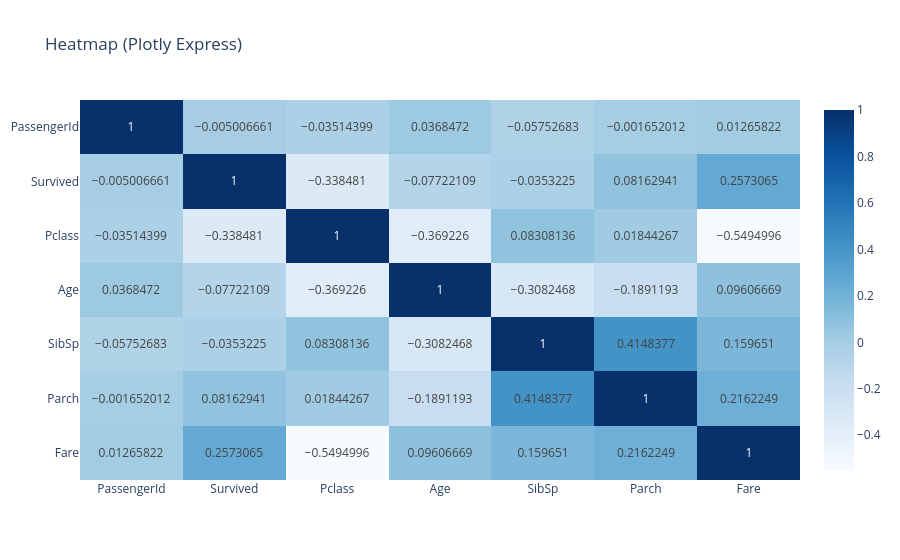

Notebook code cell kept with this figure:
### Code cell
import plotly.express as px

# 상관관계 분석
corr_matrix = train.corr(numeric_only=True)

fig_px = px.imshow(
    corr_matrix,
    text_auto=True,
    aspect="auto",
    title="Heatmap (Plotly Express)",
    color_continuous_scale="Blues"
)

fig_px.show()

# 실제 생존 여부 판단을 위한 각 컬럼들의 상관관계 여부 대략 파악 : 승객 요금(선실위치)과 상관관계 있음
# 컬럼간 상관관계 여부 추가 파악 : 형제자매,배우자 탑승시 부모,자녀 탑승과 상관관계가 높다
# 만약 컬럼간 표면상의 상관관계가 눈에 띄는 단서가 없는 경우, 경험치, 도메인.
# 타이타닉을 탑승한 시기에 직업 귀천이 있었음. 이름 앞에 붙는 명칭을 활용해서 생존/사망 여부 상관관계 분석 필요
# 예를 들면, 성별도 현재로선 히트맵에 나타나지 않음.

### Figure 1 — Plotly figure (JSON) as saved in the notebook; plotly's stock layout.template omitted (floating-point values rounded to 4 significant figures)
{"data": [{"coloraxis": "coloraxis", "hovertemplate": "x: %{x}<br>y: %{y}<br>color: %{z}<extra></extra>", "name": "0", "texttemplate": "%{z}", "type": "heatmap", "x": ["PassengerId", "Survived", "Pclass", "Age", "SibSp", "Parch", "Fare"], "xaxis": "x", "y": ["PassengerId", "Survived", "Pclass", "Age", "SibSp", "Parch", "Fare"], "yaxis": "y", "z": [[1.0, -0.005007, -0.03514, 0.03685, -0.05753, -0.001652, 0.01266], [-0.005007, 1.0, -0.3385, -0.07722, -0.03532, 0.08163, 0.2573], [-0.03514, -0.3385, 1.0, -0.3692, 0.08308, 0.01844, -0.5495], [0.03685, -0.07722, -0.3692, 1.0, -0.3082, -0.1891, 0.09607], [-0.05753, -0.03532, 0.08308, -0.3082, 1.0, 0.4148, 0.1597], [-0.001652, 0.08163, 0.01844, -0.1891, 0.4148, 1.0, 0.2162], [0.01266, 0.2573, -0.5495, 0.09607, 0.1597, 0.2162, 1.0]]}], "layout": {"coloraxis": {"colorscale": [[0, "rgb(247,251,255)"], [0.125, "rgb(222,235,247)"], [0.25, "rgb(198,219,239)"], [0.375, "rgb(158,202,225)"], [0.5, "rgb(107,174,214)"], [0.625, "rgb(66,146,198)"], [0.75, "rgb(33,113,181)"], [0.875, "rgb(8,81,156)"], [1, "rgb(8,48,107)"]]}, "title": {"text": "Heatmap (Plotly Express)"}, "xaxis": {"anchor": "y", "domain": [0, 1]}, "yaxis": {"anchor": "x", "autorange": "reversed", "domain": [0, 1]}}}
